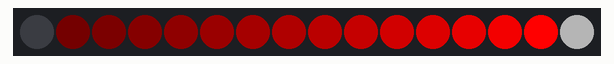
Recording of a sketch running on a simulated Arduino Uno, built with avr-gcc and run on an emulated ATmega328P. Parts: 16 RGB LEDs in strip order, left to right. Dim RGB values are drawn brighter than linear.

Above: at 0.1 s.
At 15.1 s:
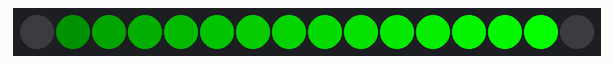
At 25.1 s:
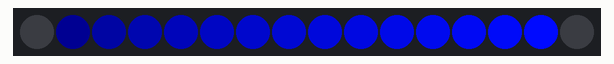
At 30.2 s:
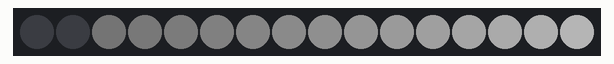
At 35.2 s:
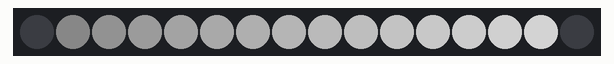

The sketch:

NeoPixelGamma.ino
```cpp
// NeoPixelGamma
// This example will display a timed series of color gradiants with gamma correction
// and then without.
// If the last pixel is on, then the colors being shown are color corrected.
// It will show Red grandiant, Green grandiant, Blue grandiant, a White grandiant, and
// then repeat.
//
// This will demonstrate the use of the NeoGamma class
//
//

#include <NeoPixelBus.h>
#include <NeoPixelAnimator.h>

const uint16_t PixelCount = 16; // make sure to set this to the number of pixels in your strip
const uint8_t PixelPin = 12;  // make sure to set this to the correct pin, ignored for Esp8266

NeoPixelBus<NeoGrbFeature, Neo800KbpsMethod> strip(PixelCount, PixelPin);
// for esp8266 omit the pin
//NeoPixelBus<NeoGrbFeature, Neo800KbpsMethod> strip(PixelCount);

// uncomment only one of these to compare memory use or speed
//
// NeoGamma<NeoGammaEquationMethod> colorGamma;
NeoGamma<NeoGammaTableMethod> colorGamma;

void DrawPixels(bool corrected, HslColor startColor, HslColor stopColor)
{
    for (uint16_t index = 0; index < strip.PixelCount() - 1; index++)
    {
        float progress = index / static_cast<float>(strip.PixelCount() - 2);
        RgbColor color = HslColor::LinearBlend<NeoHueBlendShortestDistance>(startColor, stopColor, progress);
        if (corrected)
        {
            color = colorGamma.Correct(color);
        }
        strip.SetPixelColor(index, color);
    }

    // use the last pixel to indicate if we are showing corrected colors or not
    if (corrected)
    {
        strip.SetPixelColor(strip.PixelCount() - 1, RgbColor(64));
    }
    else
    {
        strip.SetPixelColor(strip.PixelCount() - 1, RgbColor(0));
    }

    strip.Show();
}

void setup()
{
    strip.Begin();
    strip.Show();
}

void loop()
{
    HslColor startColor;
    HslColor stopColor;

    // red color
    startColor = HslColor(0.0f, 1.0f, 0.0f);
    stopColor = HslColor(0.0f, 1.0f, 0.5f);
    DrawPixels(true, startColor, stopColor);
    delay(5000);
    DrawPixels(false, startColor, stopColor);
    delay(5000);

    // green color
    startColor = HslColor(0.33f, 1.0f, 0.0f);
    stopColor = HslColor(0.33f, 1.0f, 0.5f);
    DrawPixels(true, startColor, stopColor);
    delay(5000);
    DrawPixels(false, startColor, stopColor);
    delay(5000);

    // blue color
    startColor = HslColor(0.66f, 1.0f, 0.0f);
    stopColor = HslColor(0.66f, 1.0f, 0.5f);
    DrawPixels(true, startColor, stopColor);
    delay(5000);
    DrawPixels(false, startColor, stopColor);
    delay(5000);

    // white color
    startColor = HslColor(0.0f, 0.0f, 0.0f);
    stopColor = HslColor(0.0f, 0.0f, 0.5f);
    DrawPixels(true, startColor, stopColor);
    delay(5000);
    DrawPixels(false, startColor, stopColor);
    delay(5000);
}
```

Measured:
- what the display in image 1 shows lasts 5.0 s, from 15.1 s to 20.1 s
